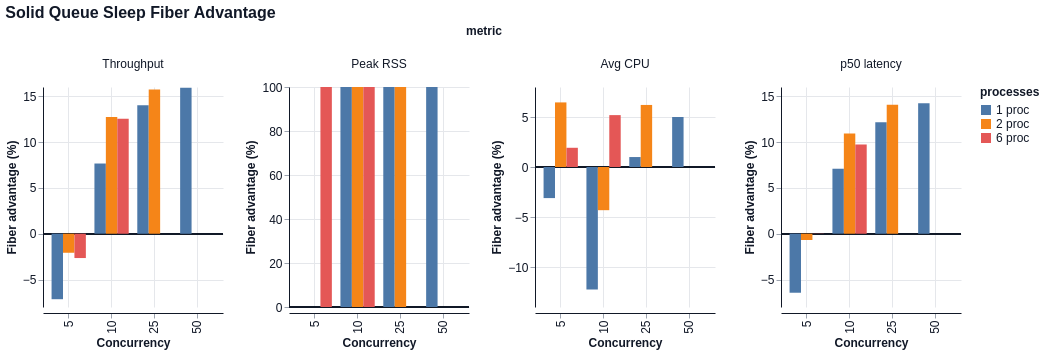

Express this chart as Vega-Lite.
### Vega-Lite specification from a JSON file in a GitHub repository (floating-point values rounded to 4 significant figures)
{"$schema": "https://vega.github.io/schema/vega-lite/v6.json", "title": "Solid Queue Sleep Fiber Advantage", "data": {"values": [{"concurrency": 5, "processes": "1 proc", "metric": "Throughput", "value": -7.15}, {"concurrency": 5, "processes": "1 proc", "metric": "Peak RSS", "value": -0.0}, {"concurrency": 5, "processes": "1 proc", "metric": "Avg CPU", "value": -3.109}, {"concurrency": 5, "processes": "1 proc", "metric": "p50 latency", "value": -6.444}, {"concurrency": 10, "processes": "1 proc", "metric": "Throughput", "value": 7.653}, {"concurrency": 10, "processes": "1 proc", "metric": "Peak RSS", "value": 100.0}, {"concurrency": 10, "processes": "1 proc", "metric": "Avg CPU", "value": -12.26}, {"concurrency": 10, "processes": "1 proc", "metric": "p50 latency", "value": 7.083}, {"concurrency": 25, "processes": "1 proc", "metric": "Throughput", "value": 14.01}, {"concurrency": 25, "processes": "1 proc", "metric": "Peak RSS", "value": 100.0}, {"concurrency": 25, "processes": "1 proc", "metric": "Avg CPU", "value": 0.9956}, {"concurrency": 25, "processes": "1 proc", "metric": "p50 latency", "value": 12.15}, {"concurrency": 50, "processes": "1 proc", "metric": "Throughput", "value": 15.92}, {"concurrency": 50, "processes": "1 proc", "metric": "Peak RSS", "value": 100.0}, {"concurrency": 50, "processes": "1 proc", "metric": "Avg CPU", "value": 5.0}, {"concurrency": 50, "processes": "1 proc", "metric": "p50 latency", "value": 14.24}, {"concurrency": 5, "processes": "2 proc", "metric": "Throughput", "value": -2.083}, {"concurrency": 5, "processes": "2 proc", "metric": "Peak RSS", "value": -0.0}, {"concurrency": 5, "processes": "2 proc", "metric": "Avg CPU", "value": 6.459}, {"concurrency": 5, "processes": "2 proc", "metric": "p50 latency", "value": -0.6932}, {"concurrency": 10, "processes": "2 proc", "metric": "Throughput", "value": 12.71}, {"concurrency": 10, "processes": "2 proc", "metric": "Peak RSS", "value": 100.0}, {"concurrency": 10, "processes": "2 proc", "metric": "Avg CPU", "value": -4.318}, {"concurrency": 10, "processes": "2 proc", "metric": "p50 latency", "value": 10.94}, {"concurrency": 25, "processes": "2 proc", "metric": "Throughput", "value": 15.72}, {"concurrency": 25, "processes": "2 proc", "metric": "Peak RSS", "value": 100.0}, {"concurrency": 25, "processes": "2 proc", "metric": "Avg CPU", "value": 6.205}, {"concurrency": 25, "processes": "2 proc", "metric": "p50 latency", "value": 14.07}, {"concurrency": 5, "processes": "6 proc", "metric": "Throughput", "value": -2.659}, {"concurrency": 5, "processes": "6 proc", "metric": "Peak RSS", "value": 100.0}, {"concurrency": 5, "processes": "6 proc", "metric": "Avg CPU", "value": 1.922}, {"concurrency": 5, "processes": "6 proc", "metric": "p50 latency", "value": 0.02373}, {"concurrency": 10, "processes": "6 proc", "metric": "Throughput", "value": 12.54}, {"concurrency": 10, "processes": "6 proc", "metric": "Peak RSS", "value": 100.0}, {"concurrency": 10, "processes": "6 proc", "metric": "Avg CPU", "value": 5.188}, {"concurrency": 10, "processes": "6 proc", "metric": "p50 latency", "value": 9.726}]}, "facet": {"column": {"field": "metric", "type": "nominal", "sort": ["Throughput", "Peak RSS", "Avg CPU", "p50 latency"]}}, "spec": {"width": 180, "height": 220, "layer": [{"mark": {"type": "rule", "color": "#111827", "strokeWidth": 1.5, "opacity": 0.75}, "encoding": {"y": {"datum": 0, "type": "quantitative", "title": "Fiber advantage (%)"}}}, {"mark": {"type": "bar", "tooltip": true}, "encoding": {"x": {"field": "concurrency", "type": "ordinal", "title": "Concurrency"}, "xOffset": {"field": "processes", "type": "nominal", "sort": ["1 proc", "2 proc", "6 proc"]}, "y": {"field": "value", "type": "quantitative", "title": "Fiber advantage (%)", "stack": null}, "color": {"field": "processes", "type": "nominal", "sort": ["1 proc", "2 proc", "6 proc"]}, "tooltip": [{"field": "metric", "type": "nominal"}, {"field": "concurrency", "type": "quantitative"}, {"field": "processes", "type": "nominal"}, {"field": "value", "type": "quantitative"}]}}]}, "resolve": {"scale": {"y": "independent"}}, "config": {"background": "white", "axis": {"labelFont": "Helvetica", "titleFont": "Helvetica", "labelFontSize": 12, "titleFontSize": 12, "labelColor": "#111827", "titleColor": "#111827", "domainColor": "#111827", "tickColor": "#9ca3af", "grid": true, "gridColor": "#e5e7eb"}, "header": {"labelFont": "Helvetica", "titleFont": "Helvetica", "labelFontSize": 12, "titleFontSize": 12, "labelColor": "#111827", "titleColor": "#111827"}, "legend": {"labelFont": "Helvetica", "titleFont": "Helvetica", "labelFontSize": 12, "titleFontSize": 12, "labelColor": "#111827", "titleColor": "#111827"}, "title": {"font": "Helvetica", "fontSize": 16, "anchor": "start", "color": "#111827"}, "view": {"stroke": null}}}
